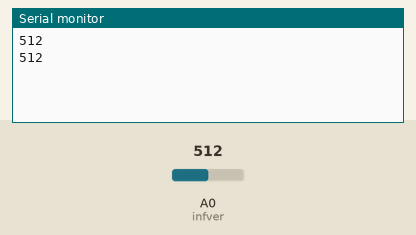
This sketch was run on a simulated Arduino Uno, built with avr-gcc and run on an emulated ATmega328P. Shown: the last lines printed to the serial monitor. The inputs (shaded band) are chosen by the test bench; at power-on: A0 (infver) = 512.

Above: at 1.3 s.
1.4 s: A0 (infver) set to 716
At 1.9 s:
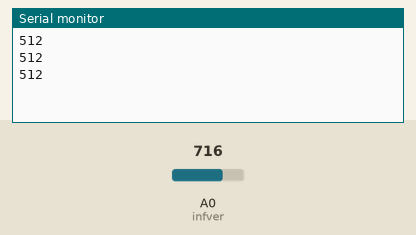
2.9 s: A0 (infver) set to 900
At 3.4 s:
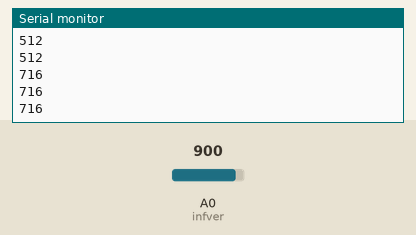
Timing chart, 0 to 5.9 s (numbered marks = the images above; inputs shaded):
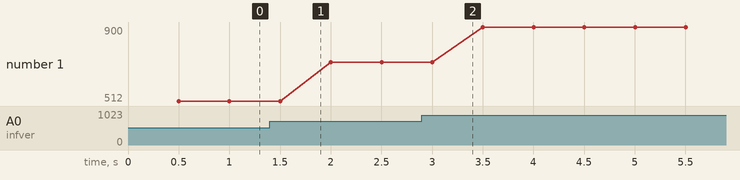

Measured:
- plotted number 1: 512 → 716 after the input at 1.4 s, 716 → 900 after the input at 2.9 s

The sketch:

Calibragem__INFRA_VERMELHO_.ino
```cpp
int infver=0;
int valor=0;

void setup() {
    Serial.begin(9600);
}

void loop() {
    valor=analogRead(infver);
    delay(500);
    Serial.println(valor);
}
```
